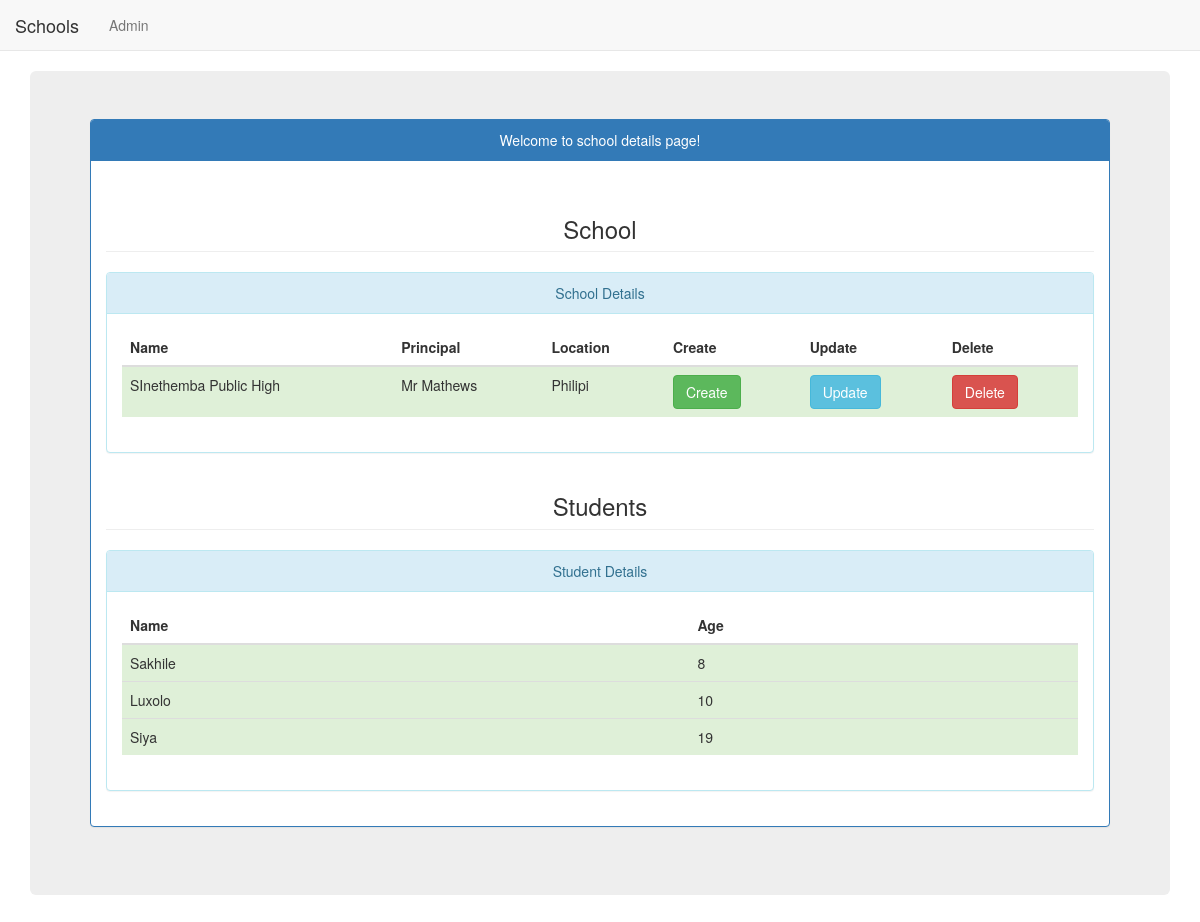
The app's page /class_based_views_application/1/, older data.
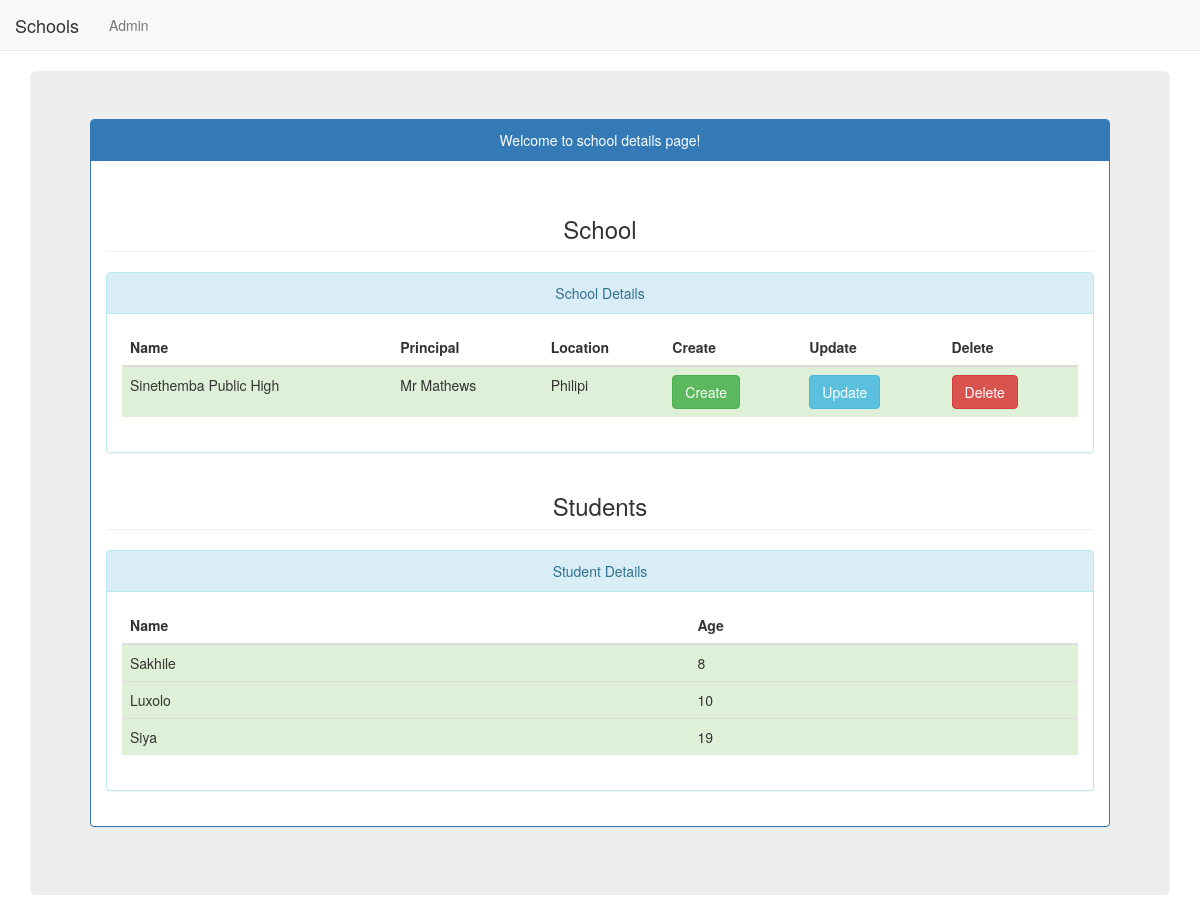
The same page, newer data.
### class_based_views_application/models.py (models this page shows, shortened)
class School(models.Model):
    name = models.CharField(max_length=256)
    principal = models.CharField(max_length=256)
    location = models.CharField(max_length=256)

### class_based_views_application/views.py (the view)
# urls.py: url(r'^(?P<pk>\d+)/$', views.schoolDetailView.as_view(), name='detail'),
class schoolDetailView(DetailView):
    context_object_name = 'school_details'
    model = models.School
    template_name = 'class_based_views_application/school_details.html'

### class_based_views_application/templates/class_based_views_application/school_details.html
{% extends "class_based_views_application/basic_base.html" %}
{% block body_block %}
  <div class="jumbotron">
    <div class="panel panel-primary">
      <div align="center" class="panel-heading">
        Welcome to school details page!
      </div>
      <div class="panel-body">
        <h3 align="center" class="page-header">School</h3>
        <div class="panel panel-info">
          <div align="center" class="panel-heading">
            School Details
          </div>
          <div class="panel-body">
            <div class="table-responsive">
              <table class="table table-hover table-striped">
                <thead class="thead-inverse">
                  <tr>
                    <th>Name </th>
                    <th>Principal </th>
                    <th>Location </th>
                    <th>Create</th>
                    <th>Update</th>
                    <th>Delete</th>
                  </tr>
                </thead>
                <tbody>
                  <tr class="success">
                    <td>{{ school_details.name }}</td>
                    <td>{{ school_details.principal }}</td>
                    <td>{{ school_details.location }}</td>
                    <td><a class="btn btn-success" href="{% url 'class_based_views_application:create' %}">Create</a></td>
                    <td><a class="btn btn-info" href="{% url 'class_based_views_application:update' pk=school_details.pk %}">Update</a></td>
                    <td><a class="btn btn-danger" href="{% url 'class_based_views_application:delete' pk=school_details.pk %}">Delete</a></td>
                  </tr>
                </tbody>
              </table>
            </div>
          </div>
        </div>
        <h3 align="center" class="page-header">Students</h3>
        <div class="panel panel-info">
          <div align="center" class="panel-heading">
            Student Details
          </div>
          <div class="panel-body">
            <table class="table table-hover table-striped">
              <thead>
                <tr>
                  <th>Name </th>
                  <th>Age </th>
                </tr>
              </thead>
              <tbody>
                {% for student in school_details.students.all %}
                  <tr class="success">
                    <td>{{ student.name }}</td>
                    <td>{{ student.age }}</td>
                  </tr>
                {% endfor %}
              </tbody>
            </table>
          </div>
        </div>
      </div>
    </div>
  </div>
{% endblock %}

Row changes from the older to the newer data that the page shows:
changed School "Mr Mathews": name "SInethemba Public High" → "Sinethemba Public High"
